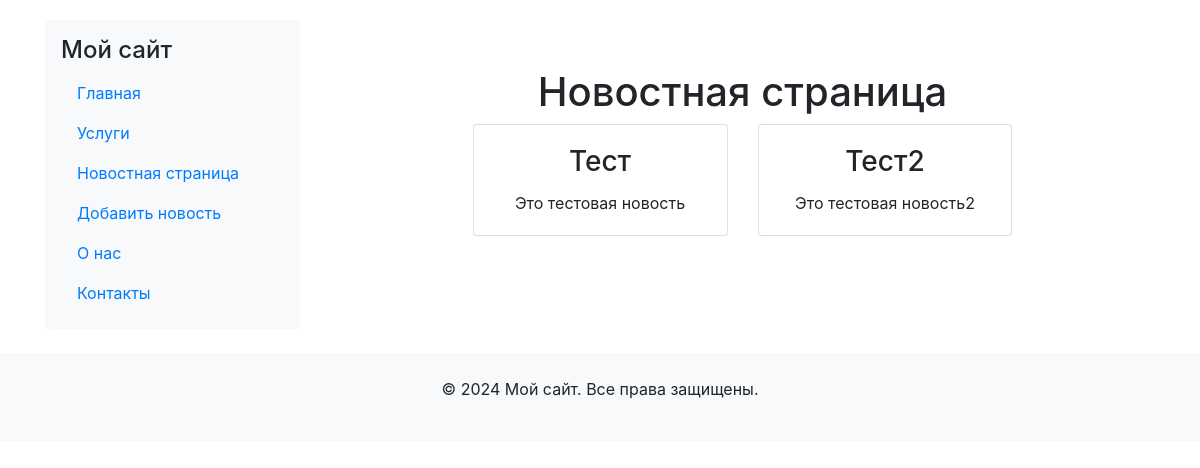
The page /news/ on the database as committed earlier.
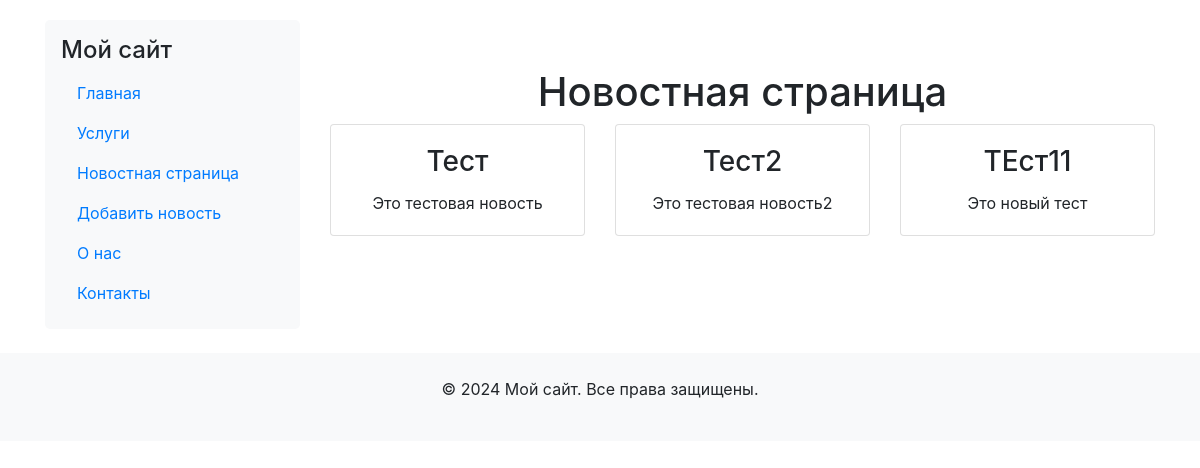
The same page on the database as committed later.
### news/models.py (models this page shows, shortened)
class News_post(models.Model):
    user_name = models.CharField('Автор новости', max_length=50)
    title = models.CharField('Название новости', max_length=50)
    short_description = models.CharField('Краткое описание новости', max_length=200)
    text = models.TextField('Новость')
    pub_date = models.DateTimeField('Дата публикации')
    class Meta:
        verbose_name = 'Новость'
        verbose_name_plural = 'Новости'

### news/views.py (the view)
# urls.py: path('', views.home, name='home'),
def home(request):
    news = News_post.objects.all()
    return render(request, 'news/news.html', {'news': news})

### news/templates/news/news.html (shortened to what this page needs)
{% extends 'main/layoute.html' %}
{% block content %}
<div class="text-center mt-5">
    <h1>Новостная страница</h1>
    {% if news %}
        <div class="row justify-content-center">
            {% for new in news %}
                <div class="col-md-4">
                    <div class="card mb-4">
                        <div class="card-body">
                            <h3 class="card-title">{{ new.title }}</h3>
                            <p class="card-text">{{ new.short_description }}</p>
                        </div>
                    </div>
                </div>
            {% endfor %}
        </div>
    {% else %}
        <h4>Новостей нет</h4>
    {% endif %}
</div>
{% endblock %}

Rows that differ between the two databases and show on the page:
added News_post: title "ТЕст11", short_description "Это новый тест"
